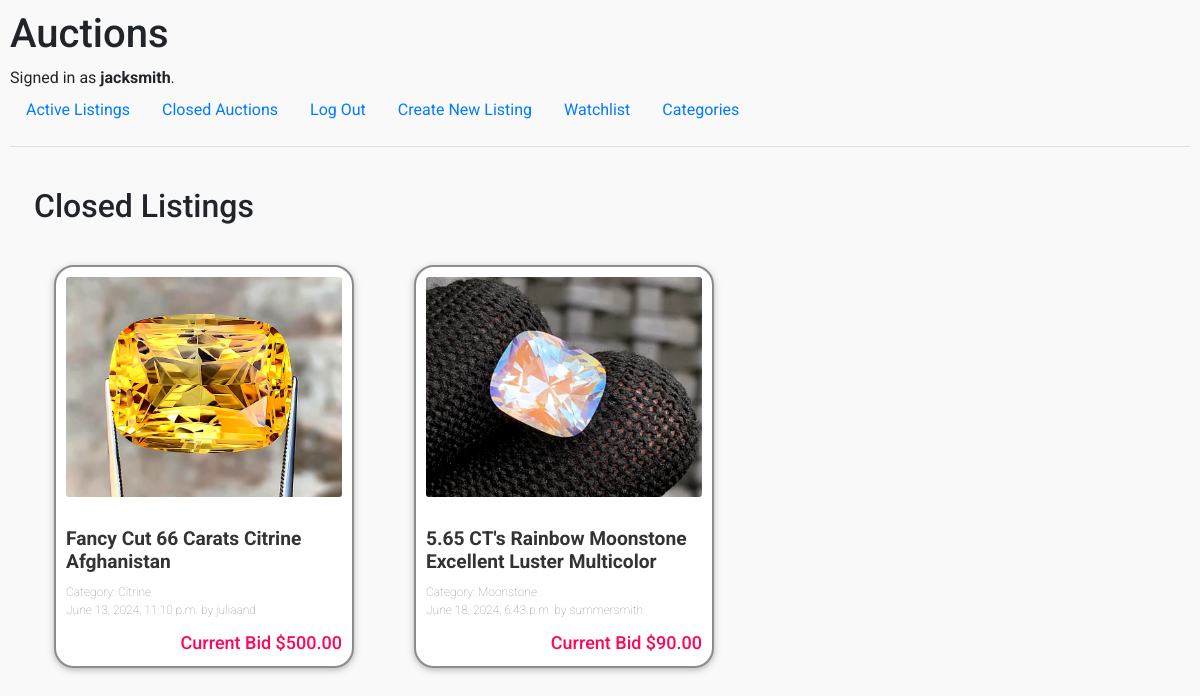
Page /closed_auctions/ (signed in) on the committed database.
### auctions/models.py (models this page shows, shortened)
class User(AbstractUser):
    pass

class Listing(models.Model):
    title = models.CharField(max_length=64)
    description = models.TextField()
    starting_price = models.DecimalField(max_digits=6, decimal_places=2)
    date = models.DateTimeField(auto_now_add=True)
    author = models.ForeignKey(User, on_delete=models.CASCADE, default=None)
    image = models.ImageField(upload_to="media", default="media/fallback.png", blank=True)
    watchlist = models.ManyToManyField(User, blank=True, null=True, related_name="watchlist")
    category = models.ForeignKey(Category, on_delete=models.CASCADE, blank=True, null=True)
    active = models.BooleanField(default=True)

class Category(models.Model):
    category_name = models.CharField(max_length=64)
    def __str__(self):
        return self.category_name

### auctions/views.py (the view)
# urls.py: path("closed_auctions/", views.closed_auctions, name="closed_auctions"),
def closed_auctions(request):
    closed_listings = Listing.objects.filter(active=False)
    return render(request, "auctions/closed_auctions.html", {
        "listings": closed_listings
    })

### auctions/templates/auctions/closed_auctions.html
{% extends "auctions/layout.html" %}
{% block body %}
    <div class="main-section">
        <h2>Closed Listings</h2>
        {% if user.is_authenticated %}
        <section class="listings-grid">
            {% for listing in listings %}
                <div class="listing-container">
                    <div class="image-container">
                        <img class="card-img" src="{{ listing.image.url }}" alt ="{{ listing.title }}">
                    </div>
                    <div class="listing-content">
                        <h5 class="card-title"><a href="{% url 'listing_page' listing.id %}">{{ listing.title }}</a>
                        </h5>
                        <p>Category: {{ listing.category }}</p>
                        <p>{{ listing.date }} by {{ listing.author }}</p>
                    </div>
                    <div class="current-bid">
                        Current Bid ${{ listing.starting_price }}
                    </div>
                </div>
            {% endfor %}
        </section>
        {% else %}
        <p>You need to sign in to see closed auctions</p>
        {% endif %}
    </div>
{% endblock %}

### auctions/templates/auctions/layout.html (shortened to what this page needs)
{% load static %}
<!DOCTYPE html>
<html lang="en">
    <head>
        <link rel="stylesheet" href="https://stackpath.bootstrapcdn.com/bootstrap/4.4.1/css/bootstrap.min.css">
        <link href="{% static 'auctions/styles.css' %}" rel="stylesheet">
    </head>
    <body>
        <h1>Auctions</h1>
        <div>
            {% if user.is_authenticated %}
                Signed in as <strong>{{ user.username }}</strong>.
            {% else %}
                Not signed in.
            {% endif %}
        </div>
        <ul class="nav">
            <li class="nav-item">
                <a class="nav-link" href="{% url 'index' %}">Active Listings</a>
            </li>
            <li class="nav-item">
                <a class="nav-link" href="{% url 'closed_auctions' %}">Closed Auctions</a>
            </li>
            {% if user.is_authenticated %}
                <li class="nav-item">
                    <a class="nav-link" href="{% url 'logout' %}">Log Out</a>
                </li>
                <li class="nav-item">
                    <a class="nav-link" href="{% url 'new_listing' %}">Create New Listing</a>
                </li>
                <li class="nav-item">
                    <a class="nav-link" href="{% url 'watchlist' %}">Watchlist</a>
                </li>
                <li class="nav-item">
                    <a class="nav-link" href="{% url 'category_list' %}">Categories</a>
                </li>
            {% endif %}
        </ul>
        <hr>
        {% block body %}
        {% endblock %}
    </body>
</html>

### auctions/static/auctions/styles.css (style rules this page uses)
body { padding: 10px; background-color: rgb(250, 249, 249); font-family: Roboto, sans-serif; }
.main-section { padding: 1.5rem; display: block; }
h2 { margin-bottom: 20px; }
.listing-content { padding: 10px; margin: 0; }
.listing-content p { font-size: 12px; font-weight: 100; margin-bottom: 0; color: #909090; }
.card-img { width: 100%; height: 100%; object-fit: cover; }
.current-bid { align-self: flex-end; font-size: 18px; margin-bottom: 10px; padding-right: 10px; font-weight: 500; color: rgb(253, 6, 92); }
.listings-grid { display: grid; grid-template-columns: repeat(auto-fit, minmax(320px, 320px)); gap:40px; padding: 20px; }
.card-title { font-size: 1.2rem; margin: 10px 0; color: #333; font-weight: bold; transition: color 0.3s; }
.image-container { display: block; padding: 10px; width: 100%; overflow: hidden; height: 240px; }

### rows in the picture
User: username "jacksmith"
Listing: image (picture), title "Fancy Cut 66 Carats Citrine Afghanistan", category "Citrine", date "June 13, 2024, 11:10 p.m.", author "juliaand", starting_price "500.00"
Listing: image (picture), title "5.65 CT's Rainbow Moonstone Excellent Luster Multicolor", category "Moonstone", date "June 18, 2024, 6:43 p.m.", author "summersmith", starting_price "90.00"
